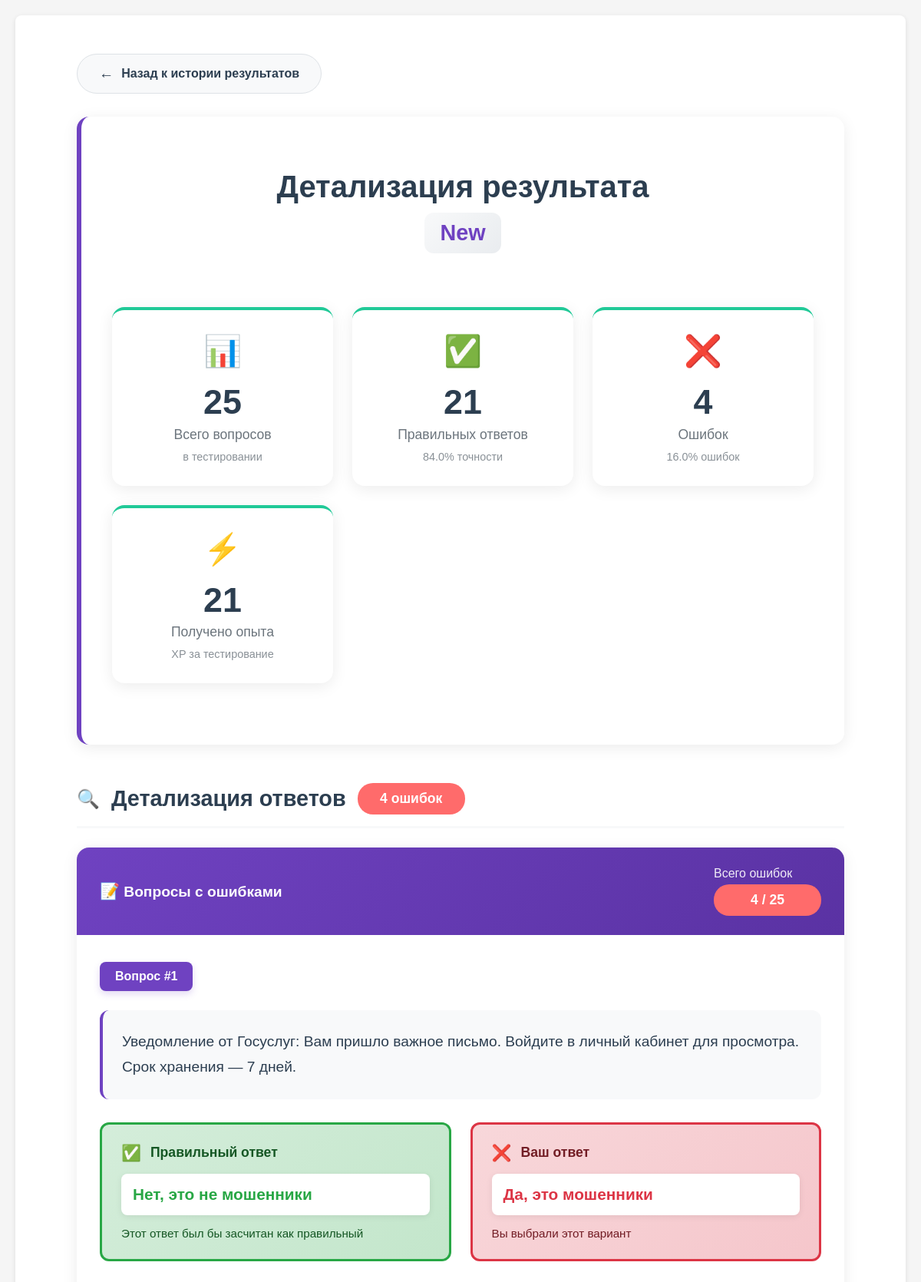
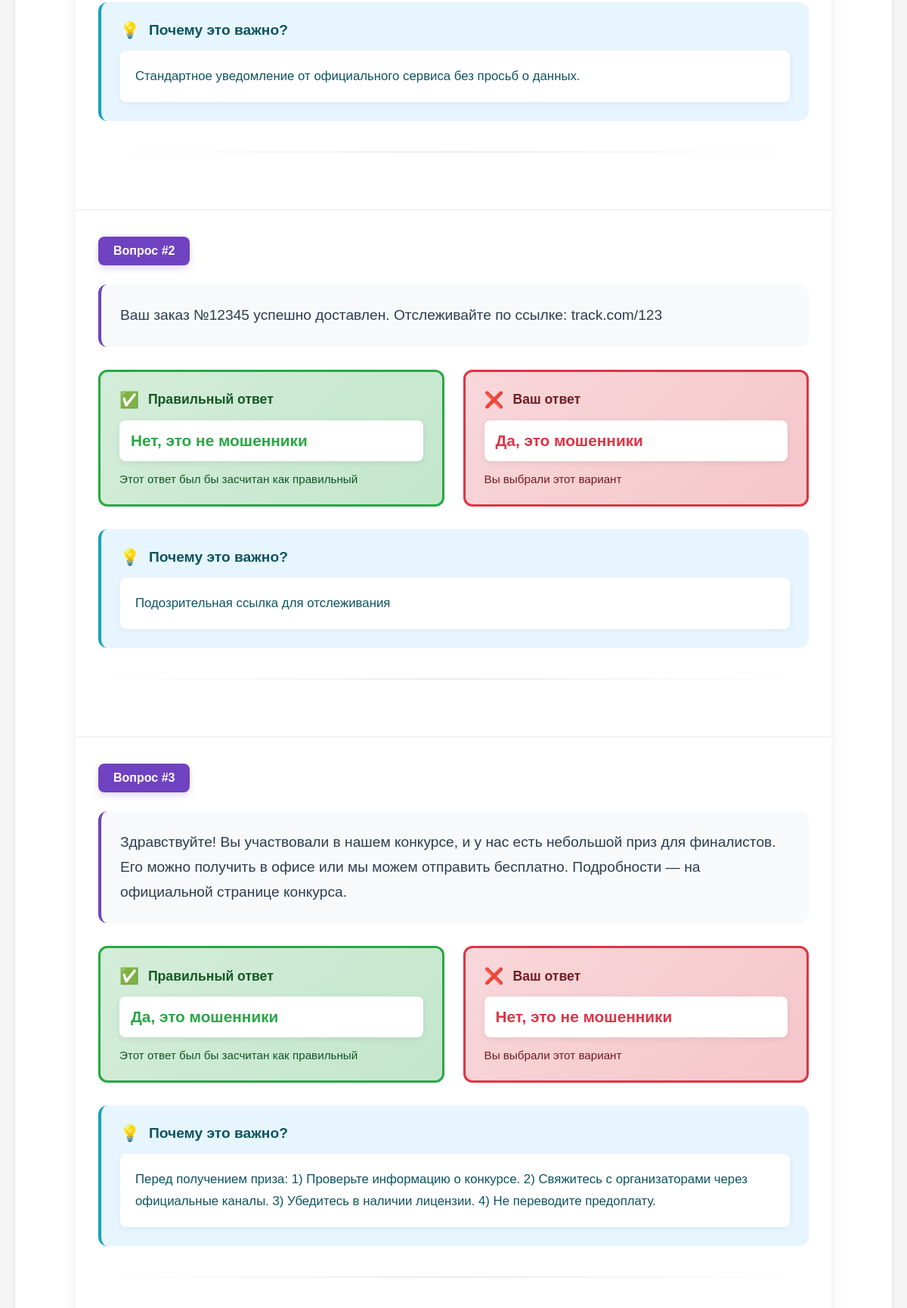
Page /test_room_preview/history_result/user_result/5/12 (signed in, upper part) on the committed database (2 pictures, top to bottom).
### app.py (models this page shows, shortened)
class Testing(db.Model):
    __tablename__ = 'Testings'
    id = db.Column(db.Integer, primary_key=True)
    name = db.Column(db.String(64), unique=True, nullable=False)
    status = db.Column(db.Boolean, nullable=False)
    lesson_id = db.Column(db.Integer, nullable=False)
    group_id = db.Column(db.JSON, nullable=False)

class Result(db.Model):
    __tablename__ = 'Results'
    id = db.Column(db.Integer, primary_key=True)
    testing_id = db.Column(db.Integer, nullable=False)
    lesson_id = db.Column(db.Integer, nullable=False)
    user_id = db.Column(db.Integer, nullable=False)
    score = db.Column(db.Integer, nullable=False)
    correct_answers_id = db.Column(db.JSON, nullable=False)
    wrong_answers_id = db.Column(db.JSON, nullable=False)

class Message(db.Model):
    id = db.Column(db.Integer, primary_key=True)
    text = db.Column(db.Text, nullable=False)
    correct     = db.Column(db.Boolean, nullable=False)
    price_correct = db.Column(db.Float, default=0.0)
    price_wrong   = db.Column(db.Float, default=0.0)
    comment_yes = db.Column(db.Text, nullable=True)
    comment_no  = db.Column(db.Text, nullable=True)

### app.py (the view)
@app.route('/test_room_preview/history_result/user_result/<int:testing_id>/<int:user_id>')
def user_result(testing_id, user_id):
    curent_user = User.query.filter(
        User.username.ilike(session.get('curent_user'))
    ).first()
    if curent_user.id != user_id:
        return "Доступ запрещён", 403
    test = Testing.query.get_or_404(testing_id)
    user = User.query.get_or_404(user_id)
    result = Result.query.filter_by(testing_id=testing_id, user_id=user_id).first_or_404()
    groups = Group.query.filter(Group.id.in_(test.group_id)).all() if test.group_id else []
    user_groups = []
    for group in groups:
        if user_id in group.users:
            user_groups.append(group.groupname)
    user_group_display = ', '.join(user_groups) if user_groups else 'Без группы'
    wrong_questions = []
    if result.wrong_answers_id:
        for question_id in result.wrong_answers_id:
            question = Message.query.get(question_id)
            if question:
                wrong_questions.append(question)
    correct_count = len(result.correct_answers_id)
    wrong_count = len(result.wrong_answers_id)
    total_count = correct_count + wrong_count
    return render_template(mgn + 'user_result.html',
                           test=test,
                           user=user,
                           result=result,
                           user_group_display=user_group_display,
                           user_groups=user_groups,
                           wrong_questions=wrong_questions,
                           correct_count=correct_count,
                           wrong_count=wrong_count,
                           total_count=total_count)

### app.py (called while the page is built)
@login_manager.user_loader
def load_user(user_id):
    return User.query.get(int(user_id))

### templates/templateM/user_result.html (shortened to what this page needs)
{% extends 'base.html' %}
{% block content %}
<div class="result-details-container">
    <a href="{{ url_for('history_result') }}" class="back-btn">
        <span style="font-size: 1.2rem;">←</span>
        Назад к истории результатов
    </a>
    <div class="result-header fade-in-up">
        <h1 class="result-title">Детализация результата</h1>
        <div class="test-name">{{ test.name }}</div>
        <div class="stats-grid">
            <div class="stat-card">
                <span class="stat-icon">📊</span>
                <div class="stat-value">{{ total_count }}</div>
                <div class="stat-label">Всего вопросов</div>
                <div class="stat-description">в тестировании</div>
            </div>
            <div class="stat-card">
                <span class="stat-icon">✅</span>
                <div class="stat-value">{{ correct_count }}</div>
                <div class="stat-label">Правильных ответов</div>
                <div class="stat-description">
                    {{ ((correct_count / total_count * 100) if total_count > 0 else 0)|round(1) }}% точности
                </div>
            </div>
            <div class="stat-card">
                <span class="stat-icon">❌</span>
                <div class="stat-value">{{ wrong_count }}</div>
                <div class="stat-label">Ошибок</div>
                <div class="stat-description">
                    {{ ((wrong_count / total_count * 100) if total_count > 0 else 0)|round(1) }}% ошибок
                </div>
            </div>
            <div class="stat-card">
                <span class="stat-icon">⚡</span>
                <div class="stat-value">{{ result.score }}</div>
                <div class="stat-label">Получено опыта</div>
                <div class="stat-description">XP за тестирование</div>
            </div>
        </div>
    </div>
    <h2 class="section-title">
        <span style="font-size: 1.5rem;">🔍</span>
        Детализация ответов
        {% if wrong_count > 0 %}
        <span class="wrong-count-badge">{{ wrong_count }} ошибок</span>
        {% endif %}
    </h2>
    {% if wrong_questions %}
    <div class="wrong-questions-container fade-in-up">
        <div class="questions-header">
            <div class="questions-count">
                <span style="font-size: 1.3rem;">📝</span>
                Вопросы с ошибками
            </div>
            <div>
                <div style="font-size: 1rem; opacity: 0.9; margin-bottom: 5px;">Всего ошибок</div>
                <div class="wrong-count-badge">{{ wrong_count }} / {{ total_count }}</div>
            </div>
        </div>
        {% for question in wrong_questions %}
        <div class="question-card">
            <div class="question-id">Вопрос #{{ loop.index }}</div>
            <div class="question-text">
                {{ question.text }}
            </div>
            <div class="answer-section">
                <div class="answer-card correct">
                    <div class="answer-label correct">
                        <span style="font-size: 1.3rem;">✅</span>
                        Правильный ответ
                    </div>
                    <div class="answer-value">
                        {% if question.correct %}
                            <span style="color: #28a745; font-weight: 800;">Да, это мошенники</span>
                        {% else %}
                            <span style="color: #28a745; font-weight: 800;">Нет, это не мошенники</span>
                        {% endif %}
                    </div>
                    <div style="font-size: 0.95rem; color: #155724; margin-top: 10px;">
                        Этот ответ был бы засчитан как правильный
                    </div>
                </div>
                <div class="answer-card incorrect">
                    <div class="answer-label incorrect">
                        <span style="font-size: 1.3rem;">❌</span>
                        Ваш ответ
                    </div>
                    <div class="answer-value">
                        {% if question.correct %}
                            <span style="color: #dc3545; font-weight: 800;">Нет, это не мошенники</span>
                        {% else %}
                            <span style="color: #dc3545; font-weight: 800;">Да, это мошенники</span>
                        {% endif %}
                    </div>
                    <div style="font-size: 0.95rem; color: #721c24; margin-top: 10px;">
                        Вы выбрали этот вариант
                    </div>
                </div>
            </div>
            <div class="comment-section">
                <div class="comment-title">
                    <span style="font-size: 1.3rem;">💡</span>
                    Почему это важно?
                </div>
                <div class="comment-text">
                    {% if question.correct %}
                        {{ question.comment_no or 'Это сообщение содержит признаки мошенничества. Обратите внимание на стиль письма, просьбы перейти по ссылке или предоставить личные данные.' }}
                    {% else %}
                        {{ question.comment_yes or 'Это безопасное сообщение. Оно не содержит угроз или попыток получить ваши данные.' }}
                    {% endif %}
                </div>
            </div>
            {% if not loop.last %}
            <div class="divider"></div>
            {% endif %}
        </div>
        {% endfor %}
    </div>
    {% endif %}
</div>
{% endblock %}
{% set show_footer = False %}

### static/style.css (style rules this page uses)
body { font-family: Arial, sans-serif; margin: 0; padding: 20px; background: #f5f5f5; }

### rows in the picture
Testing: name "New"
Result: score "21"
Message: text "Уведомление от Госуслуг: Вам пришло важное письмо. Войдите в личный кабинет для просмотра. Срок хранения — 7 дней.", correct "Нет, это не мошенники", comment_yes "Стандартное уведомление от официального сервиса без просьб о данных."
Message: text "Ваш заказ №12345 успешно доставлен. Отслеживайте по ссылке: track.com/123", correct "Нет, это не мошенники", comment_yes "Подозрительная ссылка для отслеживания"
Message: text "Здравствуйте! Вы участвовали в нашем конкурсе, и у нас есть небольшой приз для финалистов. Его можно получить в офисе или мы можем отправить бесплатно. Подробности — на официальной странице конкурса.", correct "Да, это мошенники", comment_no "Перед получением приза: 1) Проверьте информацию о конкурсе. 2) Свяжитесь с организаторами через официальные каналы. 3) Убедитесь в наличии лицензии. 4) Не переводите предоплату."

### other values in the picture
{{ total_count }} "25"
{{ correct_count }} "21"
{{ wrong_count }} "4"
{{ ((wrong_count / total_count * 100) if total_count > 0 else 0)|round(1) }} "16.0"
